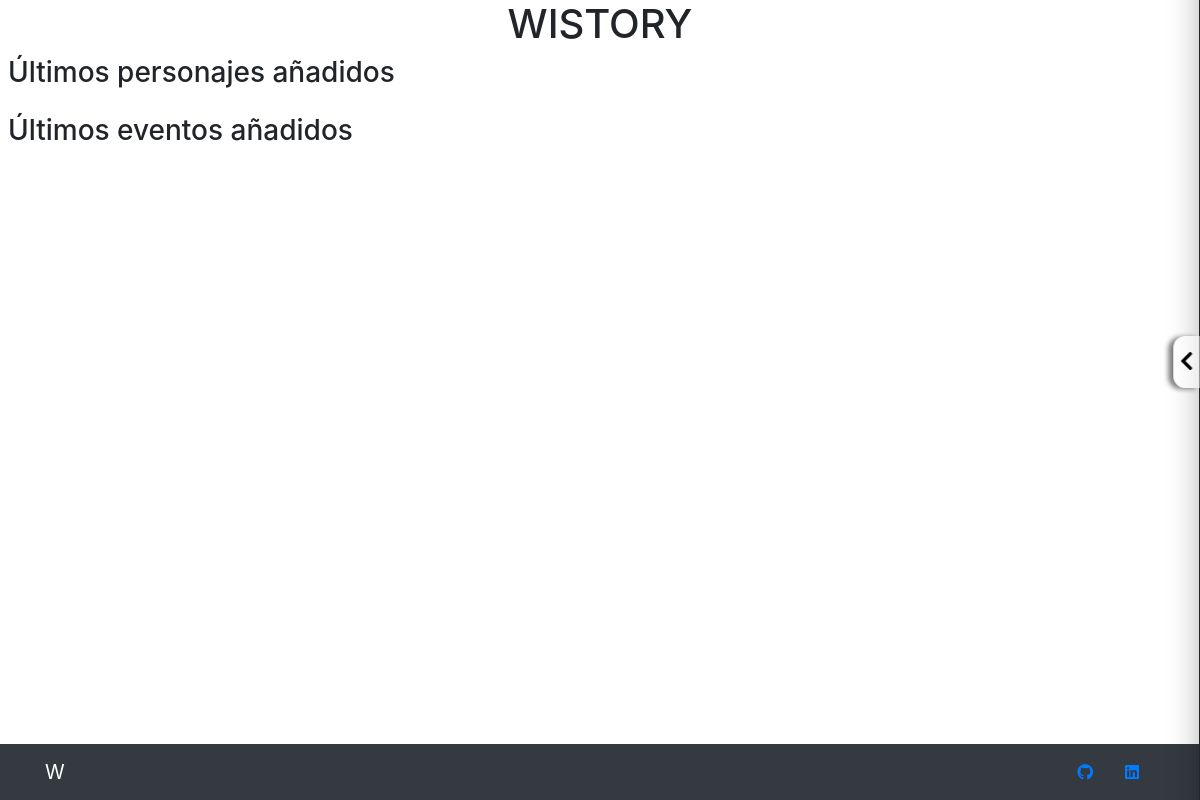
/, run on an earlier commit of the app's database.
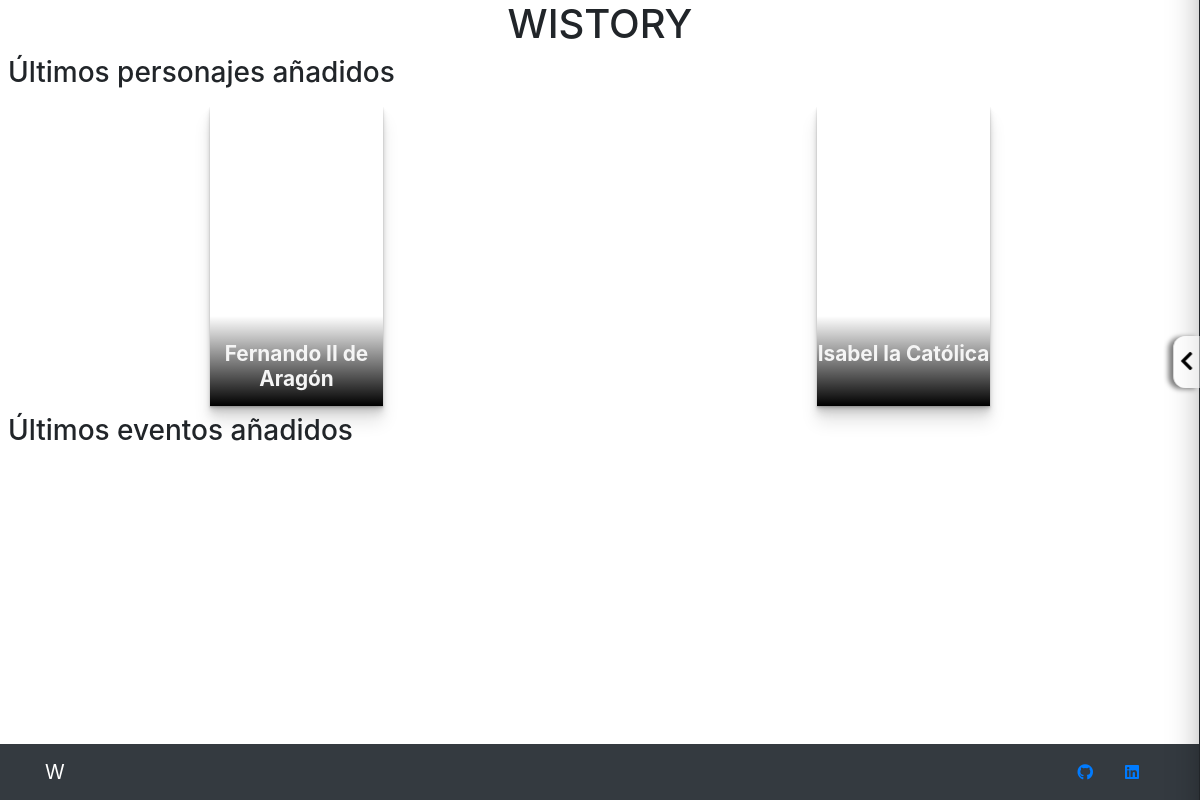
And on a later commit of the database.
### web/models.py (models this page shows, shortened)
class Persona(models.Model):
    nombre = models.CharField(max_length=255)
    img = models.URLField(max_length=255)
    fecha_ini = models.DateField(null=True, blank=True, verbose_name='Fecha de nacimiento')
    ac_fini = models.BooleanField(default=False, verbose_name='Antes de cristo')
    fecha_fin = models.DateField(null=True, blank=True, verbose_name='Fecha de fallecimiento')
    ac_ffin = models.BooleanField(default=False, verbose_name='Antes de cristo')
    dinastia = models.ForeignKey(Dinastia, null=True, blank=True, on_delete=models.SET_NULL)
    info = models.URLField(max_length=255, null=True, blank=True)
    padre = models.ForeignKey('self', null=True, blank=True, related_name='papa', on_delete=models.SET_NULL)
    madre = models.ForeignKey('self', related_name='mama', null=True, blank=True, on_delete=models.SET_NULL)
    fecha_create = models.DateTimeField(default=datetime.now())
    class Meta:
        db_table = 'persona'
        verbose_name = 'Persona'
        verbose_name_plural = 'Personas'

### web/views.py (the view)
# urls.py: path('', views.index, name="index"),
def index(request):
    personas = Persona.objects.all()[:4]
    eventos = Evento.objects.all()[:4]
    data = {
        'personas': personas,
        'eventos': eventos,
    }
    return render(request, 'index.html', data)

### web/templates/index.html (shortened to what this page needs)
{% extends 'base.html' %}
{% load static %}
{% block content %}
<head>
</head>
<div id="main-content" class="px-2">
  <div class="row my-2">
    <div class="col-12">
      <h3>Últimos personajes añadidos</h3>
    </div>
  </div>
  <div class="row d-flex justify-content-around">
    {% for persona in personas %}
    <div class="col-2">
      <div class="card-item" style="background-image: url({{persona.img}})">
        <div class="content">
          <h2 class="title">{{persona.nombre}}</h2>
        </div>
      </div>
    </div>
    {% endfor %}
  </div>
  <div class="row my-2">
    <div class="col-12">
      <h3>Últimos eventos añadidos</h3>
    </div>
  </div>
</div>
<div style="height: 5rem;"></div>
<button id="btn">
  <i class="fas fa-chevron-right fa-lg"></i>
</button>
{% endblock %}

### web/templates/base.html (shortened to what this page needs)
{% load static %}
<!DOCTYPE html>
<html lang="en">
  <head>
    <link rel="stylesheet" href="{% static 'css/search.css' %}" />
    <link rel="stylesheet" href="{% static 'css/card.css' %}" />
    <link
      rel="stylesheet"
      href="https://cdn.jsdelivr.net/npm/bootstrap@4.6.0/dist/css/bootstrap.min.css"
    />
    <link
      rel="stylesheet"
      href="https://pro.fontawesome.com/releases/v5.13.0/css/all.css"
    />
  </head>
  <body>
    <h1 class="text-center">WISTORY</h1>
    {% block content %} {% endblock %}
    <nav
      id="footer"
      class="navbar navbar-expand-lg navbar-dark bg-dark static-top"
    >
      <div class="container">
        <a class="navbar-brand" href="{% url 'index' %}">
          W
        </a>
        <ul class="nav justify-content-end">
          <li class="nav-item">
            <a
              class="nav-link"
              href="https://github.com/currodmmoguer"
              target="_blank"
            >
              <i class="fab fa-github"></i>
            </a>
          </li>
          <li class="nav-item">
            <a
              class="nav-link"
              href="https://www.linkedin.com/in/fco-dguez/"
              target="_blank"
            >
              <i class="fab fa-linkedin"></i>
            </a>
          </li>
        </ul>
      </div>
    </nav>
  </body>
</html>

### web/static/css/search.css (style rules this page uses)
#main-content { width: auto; transition: margin-right 0.5s, width 1s; left: 0; }
#footer { width: 100%; bottom: 0; position: fixed !important; z-index: 1; }
#btn { transform: rotateY(180deg) translateX(3rem); -webkit-box-shadow: 5px 1px 5px 0px rgba(0, 0, 0, 0.5); -moz-box-shadow: -px 1px 5px 0px rgba(0, 0, 0, 0.5); box-shadow: 5px 1px 5px 0px rgba(0, 0, 0, 0.5); position: fixed; top: 42vh; z-index: 99; right: -3rem; background-color: rgba(255, 255, 255, 0.5); transition: all 0.5s; border-radius: 0 0.75rem 0.75rem 0; border: 1px solid transparent; text-transform: none; overflow-x: none; padding-top: 0.8rem; padding-bottom: 0.8rem; }

### web/static/css/card.css (style rules this page uses)
.card-item { height: 300px; width: 100%; box-shadow: 0 1px 1px rgba(0, 0, 0, 0.1), 0 2px 2px rgba(0, 0, 0, 0.1), 0 4px 4px rgba(0, 0, 0, 0.1), 0 8px 8px rgba(0, 0, 0, 0.1), 0 16px 16px rgba(0, 0, 0, 0.1); display: flex; align-items: flex-end; color: whitesmoke; position: relative; background-size: cover; background-image: url(https://upload.wikimedia.org/wikipedia/commons/thumb/2/2d/Michel_Sittow_004.jpg/245px-Michel_Sittow_004.jpg); }
.card-item .content { transform: translateY(calc(100% - 4rem)); position: relative; display: flex; flex-direction: column; align-items: center; width: 100%; z-index: 1; transition: transform 1500ms cubic-bezier(0.19, 1, 0.22, 1); }
.card-item .content .title { font-size: 1.3rem; font-weight: bold; line-height: 1.2; text-align: center; }
.card-item::before { content: ''; display: block; position: absolute; height: 30%; width: 100%; bottom: 0; transition: height 0.5s ease-out; background: linear-gradient(to bottom, transparent 0%, black 100%); }

What changed in the data, as far as the page shows it:
added Persona: nombre "Fernando II de Aragón"
added Persona: nombre "Isabel la Católica"
